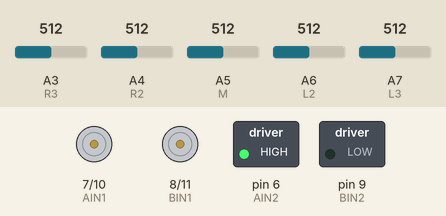
The sketch below on a simulated Arduino Mega 2560, built with avr-gcc and run on an emulated ATmega2560. On the bench: direction and speed pins drawn as motors (green arrow = direction pin HIGH = forward, orange = LOW = backward, longer = more drive), switched loads named in the sketch (green lamp = pin HIGH). The test bench sets the inputs (shaded band); at power-on: A3 (R3) = 512, A7 (L3) = 512, A5 (M) = 512, A4 (R2) = 512, A6 (L2) = 512.

Above: at 5.8 s.
5.9 s: A3 (R3) set to 716
16.5 s: A7 (L3) set to 150
26.5 s: A3 (R3) set to 90
36.5 s: A7 (L3) set to 716
46.5 s: A5 (M) set to 90
At 50.4 s:
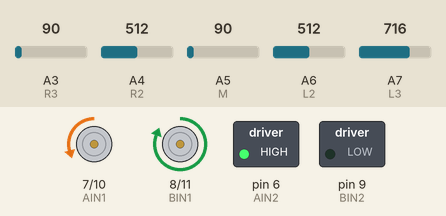
52.5 s: A4 (R2) set to 716
At 53.2 s:
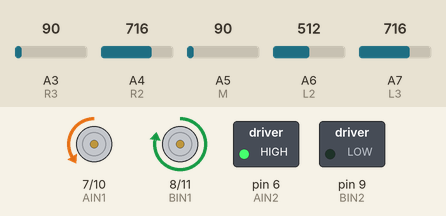
Timing chart, 0 to 55.5 s (numbered marks = the images above; inputs shaded):
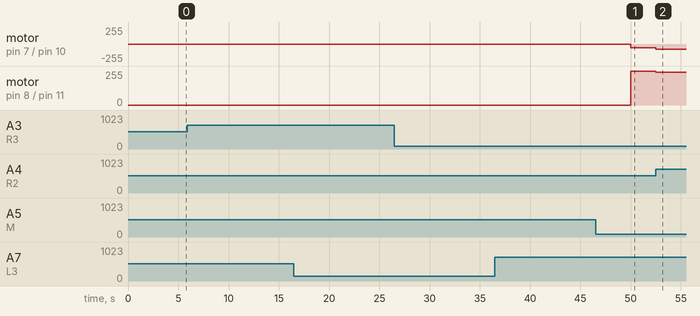

The sketch:

PID.ino
```cpp
int PWMA = 10;
int PWMB = 11;
int AIN2 = 6;
int AIN1 = 7;
int BIN2 = 9;
int BIN1 = 8;
//紅外線 rd1 最右邊
#define R3 A3
#define R2 A4
#define M A5
#define L2 A6
#define L3 A7

int r3; int r2; int m; int l2; int l3;

//PID參數 調整順序 P->D->I
float Kp = 0.8;
float Ki = 0;
float Kd = 0.2;

int lastError = 0;
float integral = 0;
const int TARGET_SPEED = 160;

void setup() {

  // 馬達
  pinMode(PWMA, OUTPUT);
  pinMode(AIN1, OUTPUT);
  pinMode(AIN2, OUTPUT);
  pinMode(PWMB, OUTPUT);
  pinMode(BIN1, OUTPUT);
  pinMode(BIN2, OUTPUT);

  // 紅外線
  pinMode(R3, INPUT);
  pinMode(R2, INPUT);
  pinMode(M, INPUT);
  pinMode(L2, INPUT);
  pinMode(L3, INPUT);

  //開始

  MotorWrite(160, 160);
}

void loop() {

  l3 = analogRead(L3);
  l2 = analogRead(L2);
  m = analogRead(M);
  r2 = analogRead(R2);
  r3 = analogRead(R3);

  float error = calculateError();

  float P = error;
  integral += error;
  float D = error - lastError;

  float turn = Kp * P + Ki * integral + Kd * D;
  lastError = error;

  int speedA = TARGET_SPEED - turn; //left
  int speedB = TARGET_SPEED + turn;

  speedA = constrain(speedA, 0, 255);
  speedB = constrain(speedB, 0, 255);

  if(r2>100 && m>100 && l2>100) {
    MotorWrite(0, 0);
    delay(5000);
  }

  MotorWrite(speedA, speedB);
}

float calculateError() {


  int weight = (-2 * l3) + (-1 * l2) + 0 * m + 1 * r2 + 2 * r3;
  return -weight/10.0;
}

// float constrain(int x, int low, int high) {
//   if(x>high)
//     return high;
//   else if(x<low)
//     return low;
//   else
//     return x;

// }

void MotorWrite(int l, int r) {
  analogWrite(PWMA, l);
  analogWrite(PWMB, r);
  digitalWrite(AIN1, LOW);
  digitalWrite(AIN2, HIGH);
  digitalWrite(BIN2, LOW);
  digitalWrite(BIN1, HIGH);
}
```

Measured:
- after the input at 46.5 s, motor on pin 7 (AIN1) / pin 10 (PWMA): stopped → backward 59/255 after 3.5 s; motor on pin 8 (BIN1) / pin 11 (PWMB): stopped → forward 255/255 after 3.5 s
- after the input at 52.5 s, motor on pin 7 (AIN1) / pin 10 (PWMA): backward 59/255 → backward 75/255 at once; motor on pin 8 (BIN1) / pin 11 (PWMB): forward 255/255 → forward 244/255 at once
